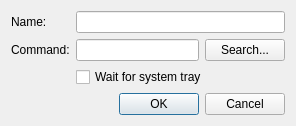
<?xml version="1.0" encoding="UTF-8"?>
<ui version="4.0">
 <class>AutoStartEdit</class>
 <widget class="QDialog" name="AutoStartEdit">
  <property name="geometry">
   <rect>
    <x>0</x>
    <y>0</y>
    <width>296</width>
    <height>118</height>
   </rect>
  </property>
  <property name="windowTitle">
   <string>Edit</string>
  </property>
  <layout class="QGridLayout" name="gridLayout">
   <item row="0" column="0">
    <widget class="QLabel" name="label">
     <property name="text">
      <string>Name:</string>
     </property>
    </widget>
   </item>
   <item row="1" column="2">
    <widget class="QPushButton" name="browseButton">
     <property name="text">
      <string>Search...</string>
     </property>
    </widget>
   </item>
   <item row="3" column="0" colspan="3">
    <widget class="QDialogButtonBox" name="buttonBox">
     <property name="orientation">
      <enum>Qt::Horizontal</enum>
     </property>
     <property name="standardButtons">
      <set>QDialogButtonBox::Cancel|QDialogButtonBox::Ok</set>
     </property>
    </widget>
   </item>
   <item row="0" column="1" colspan="2">
    <widget class="QLineEdit" name="nameEdit"/>
   </item>
   <item row="1" column="0">
    <widget class="QLabel" name="label_3">
     <property name="text">
      <string>Command:</string>
     </property>
    </widget>
   </item>
   <item row="1" column="1">
    <widget class="QLineEdit" name="commandEdit"/>
   </item>
   <item row="2" column="1" colspan="2">
    <widget class="QCheckBox" name="trayCheckBox">
     <property name="text">
      <string>Wait for system tray</string>
     </property>
    </widget>
   </item>
  </layout>
 </widget>
 <tabstops>
  <tabstop>nameEdit</tabstop>
  <tabstop>commandEdit</tabstop>
  <tabstop>trayCheckBox</tabstop>
  <tabstop>buttonBox</tabstop>
  <tabstop>browseButton</tabstop>
 </tabstops>
 <resources/>
 <connections>
  <connection>
   <sender>buttonBox</sender>
   <signal>accepted()</signal>
   <receiver>AutoStartEdit</receiver>
   <slot>accept()</slot>
   <hints>
    <hint type="sourcelabel">
     <x>254</x>
     <y>96</y>
    </hint>
    <hint type="destinationlabel">
     <x>157</x>
     <y>102</y>
    </hint>
   </hints>
  </connection>
  <connection>
   <sender>buttonBox</sender>
   <signal>rejected()</signal>
   <receiver>AutoStartEdit</receiver>
   <slot>reject()</slot>
   <hints>
    <hint type="sourcelabel">
     <x>322</x>
     <y>96</y>
    </hint>
    <hint type="destinationlabel">
     <x>286</x>
     <y>102</y>
    </hint>
   </hints>
  </connection>
 </connections>
</ui>
